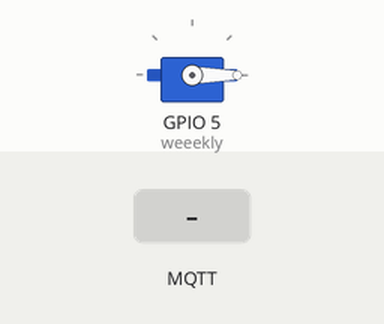
A sketch run on a simulated ESP32. Parts: servo. Inputs (shaded band) come from the test bench. WiFi joins after 1.5 s; servers stay silent unless stated; no MQTT or app messages arrive unless stated; what the sketch prints to the serial monitor is not drawn.

Above: at 2.7 s.
2.8 s: MQTT message "90" arrives on the first subscribed topic
At 4.5 s:
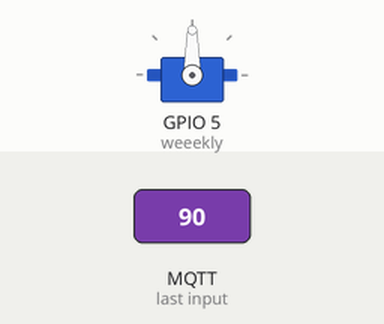
5.2 s: MQTT message "200" arrives on the first subscribed topic
At 6.6 s:
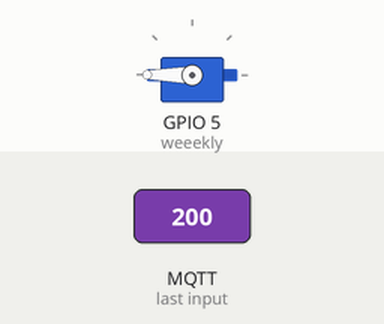
7.3 s: MQTT message "0" arrives on the first subscribed topic
At 8.8 s:
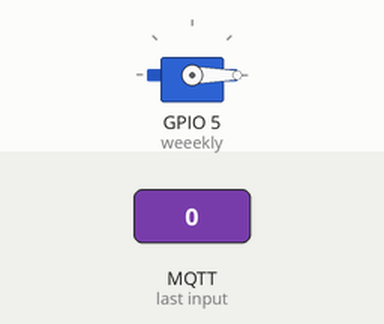
Timing chart, 0 to 10.3 s (numbered marks = the images above; inputs shaded):
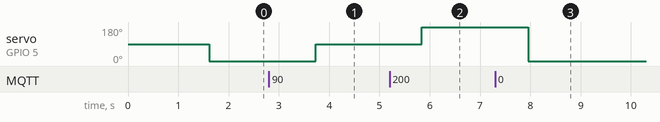

The sketch:

mqtt_servo.ino
```cpp
#include <WiFi.h>
#include <PubSubClient.h>
#include <ESP32Servo.h>

const char* ssid = "iotclass@unifi";
const char* password = "classiot123";
const char* mqtt_server = "broker.hivemq.com";
const char* topicServo = "servo/nurfaizah";

int servoPosition = 0;
Servo weeekly;

WiFiClient espClient;
PubSubClient client(espClient);

void setup_wifi() {
  delay(10);
  Serial.println();
  WiFi.mode(WIFI_STA);
  WiFi.begin(ssid, password);
  Serial.print("Connecting to ");
  Serial.println(ssid);

  while (WiFi.status() != WL_CONNECTED) {
    delay(500);
    Serial.print(".");
  }
  Serial.println("");
  Serial.println("WiFi connected");
}

void reconnect() {

  while (!client.connected()) {
    Serial.print("Attempting MQTT connection...");
    // Attempt to connect
    if (client.connect("ESP32nurfaizah")) {
      Serial.println("connected");
      client.subscribe(topicServo);
    } else {
      Serial.println(" trying again");
      delay(1000);
    }
  }
}

void callback(char* topic, byte* payload, unsigned int length) {
  String messageTemp;
  // decode payload message
  for (int i = 0; i < length; i++) {
    messageTemp += ((char)payload[i]);
  }
  if (strcmp(topic, topicServo) == 0) {
    servoPosition = messageTemp.toInt();
  }
  delay(15);
}

void setup() {
  Serial.begin(115200);
  setup_wifi();
  client.setServer(mqtt_server, 1883);
  reconnect();
  client.setCallback(callback);
  weeekly.attach(5, 500, 2500);
}

void loop() {
  if (!client.connected()) {
    reconnect();
  }
  client.loop();
  delay(50);

  weeekly.write(servoPosition);
  Serial.println(servoPosition);
  delay(1000);
}
```

Measured:
- after the input at 2.8 s, servo on GPIO 5 (weeekly): 0° → 90° after 0.93 s
- after the input at 5.2 s, servo on GPIO 5 (weeekly): 90° → 180° after 0.64 s
- after the input at 7.3 s, servo on GPIO 5 (weeekly): 180° → 0° after 0.66 s
